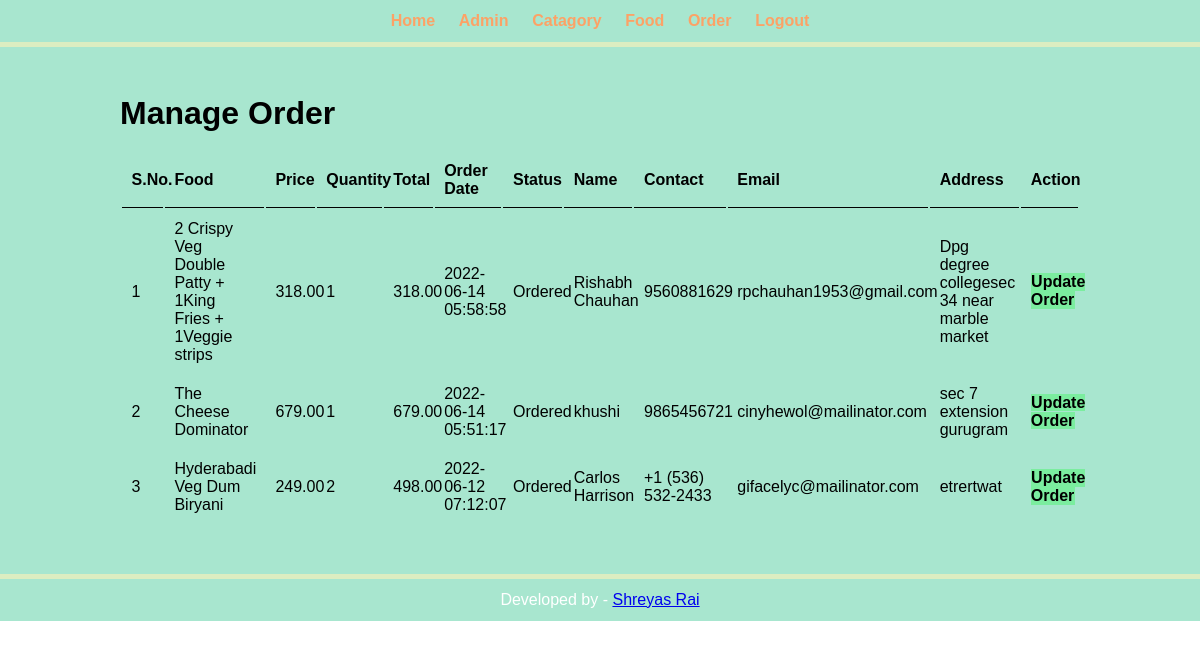
The page /admin/manage.order.php (signed in) on the database its author committed.
### tables this page shows
CREATE TABLE `tbl_order` (
  `id` int(10) UNSIGNED NOT NULL,
  `food` varchar(150) NOT NULL,
  `price` decimal(10,2) NOT NULL,
  `qty` int(11) NOT NULL,
  `total` decimal(10,2) NOT NULL,
  `order_date` datetime NOT NULL,
  `status` varchar(50) NOT NULL,
  `customer_name` varchar(150) NOT NULL,
  `customer_contact` varchar(20) NOT NULL,
  `customer_email` varchar(150) NOT NULL,
  `customer_address` varchar(255) NOT NULL
);

### admin/manage.order.php (the view)
<?php include('partials/menu.php')?>
<div class="maincontent">
    <div class="wrapper">
        <h1>Manage Order</h1>
        <br />
                <table class="tbl-full">
                    <tr>
                        <th>S.No.</th>
                        <th>Food</th>
                        <th>Price</th>
                        <th>Quantity</th>
                        <th>Total</th>
                        <th>Order Date</th>
                        <th>Status</th>
                        <th>Name</th>
                        <th>Contact</th>
                        <th>Email</th>
                        <th>Address</th>
                        <th>Action</th>
                    </tr>
                    <?php
                        $sql = "SELECT * FROM tbl_order ORDER BY id DESC";
                        $res = mysqli_query($conn,$sql);
                        $count = mysqli_num_rows($res);
                        $sn = 1;
                        if($count>0)
                        {
                            while($row=mysqli_fetch_assoc($res))
                            {
                                $id = $row['id'];
                                $food = $row['food'];
                                $price = $row['price'];
                                $qty = $row['qty'];
                                $total = $row['total'];
                                $order_date = $row['order_date'];
                                $status = $row['status'];
                                $customer_name = $row['customer_name'];
                                $customer_contact = $row['customer_contact'];
                                $customer_email = $row['customer_email'];
                                $customer_address = $row['customer_address'];
                                ?>
                                    <tr>
                                        <td><?php echo $sn++; ?></td>
                                        <td><?php echo $food;?></td>
                                        <td><?php echo $price;?></td>
                                        <td><?php echo $qty;?></td>
                                        <td><?php echo $total;?></td>
                                        <td><?php echo $order_date;?></td>
                                        <td><?php echo $status;?></td>
                                        <td><?php echo $customer_name;?></td>
                                        <td><?php echo $customer_contact;?></td>
                                        <td><?php echo $customer_email;?></td>
                                        <td><?php echo $customer_address;?></td>
                                        <td>
                                            <a href="<?php echo SITEURL;?>admin/update-order.php?id=<?php echo $id;?>" class="btn-secondary">Update Order</a>
                                        </td>
                                    </tr>
                                <?php
                            }
                        }
                        else
                        {
                            echo "<tr><td colspan = '12' class = 'error'>Order Not Available.</td></tr>";
                        }
                    ?>
                </table>
    </div>
</div>
<?php include('partials/footer.php')?>

### css/admin.css (style rules this page uses)
* { margin: 0 0; padding: 0 0; font-family: 'Poppins', sans-serif; }
.wrapper { padding: 1%; width: 80%; margin: 0 auto ; }
.maincontent { background-color: #A8E6CF; padding: 3% 0; }
.tbl-full { width: 100%; }
table tr th { padding: 1%; border-bottom: 1px solid black; text-align: left; }
table tr td { padding: 1%; }
.btn-secondary { background-color: #7bed9f; padding: 1%; color: black; text-decoration: none; font-weight: bold; }

### rows shown on the page
tbl_order: food "2 Crispy Veg Double Patty + 1King Fries + 1Veggie strips", price "318.00", qty "1", total "318.00", order_date "2022-06-14 05:58:58", status "Ordered", customer_name "Rishabh Chauhan", customer_contact "9560881629", customer_email "rpchauhan1953@gmail.com", customer_address "Dpg degree collegesec 34 near marble market"
tbl_order: food "The Cheese Dominator", price "679.00", qty "1", total "679.00", order_date "2022-06-14 05:51:17", status "Ordered", customer_name "khushi", customer_contact "9865456721", customer_email "cinyhewol@mailinator.com", customer_address "sec 7 extension gurugram"
tbl_order: food "Hyderabadi Veg Dum Biryani", price "249.00", qty "2", total "498.00", order_date "2022-06-12 07:12:07", status "Ordered", customer_name "Carlos Harrison", customer_contact "+1 (536) 532-2433", customer_email "gifacelyc@mailinator.com", customer_address "etrertwat"
